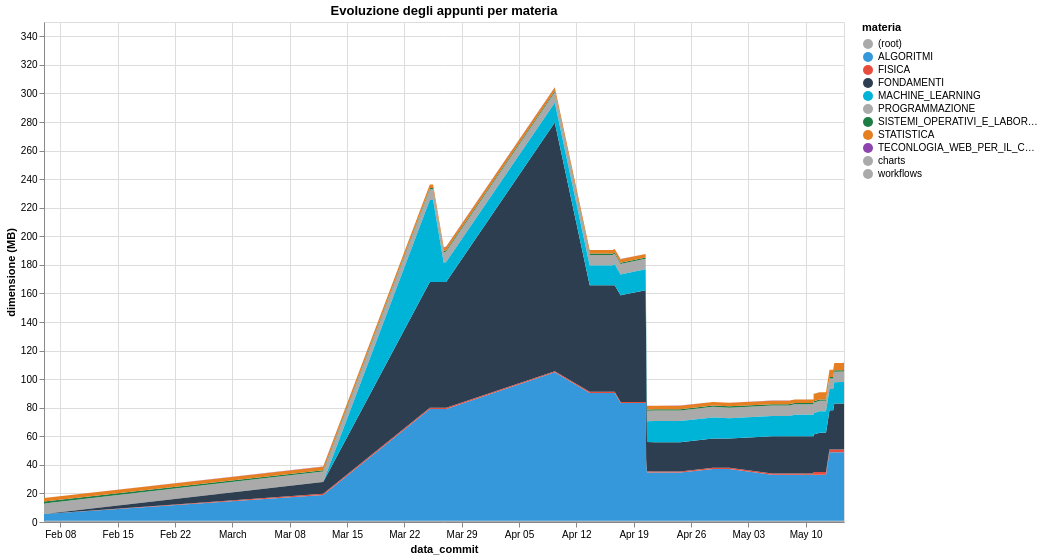

The Vega-Lite source for this figure:
### Vega-Lite specification from a JSON file in a GitHub repository (floating-point values rounded to 4 significant figures; data arrays with more than 128 entries replaced by an {"elided": "..."} marker saying what was removed)
{"$schema": "https://vega.github.io/schema/vega-lite/v6.1.0.json", "config": {"view": {"continuousHeight": 300, "continuousWidth": 300}}, "data": {"name": "data-4505077bd0e53ca791675dd83d223149"}, "datasets": {"data-4505077bd0e53ca791675dd83d223149": {"elided": "389 records"}}, "encoding": {"color": {"field": "period", "scale": {"domain": ["(root)", "ALGORITMI", "FISICA", "FONDAMENTI", "MACHINE_LEARNING", "PROGRAMMAZIONE", "SISTEMI_OPERATIVI_E_LABORATORIO", "STATISTICA", "TECONLOGIA_WEB_PER_IL_CLOUD", "charts", "workflows"], "range": ["#aaaaaa", "#3498db", "#e74c3c", "#2c3e50", "#00b4d8", "#aaaaaa", "#1e7d45", "#e67e22", "#8e44ad", "#aaaaaa", "#aaaaaa"]}, "title": "materia", "type": "ordinal"}, "order": {"field": "period", "sort": "ascending", "type": "ordinal"}, "tooltip": [{"field": "commit_date", "title": "data_commit", "type": "temporal"}, {"field": "period", "title": "materia", "type": "ordinal"}, {"field": "line_count", "title": "dimensione (MB)", "type": "quantitative"}], "x": {"field": "commit_date", "title": "data_commit", "type": "temporal"}, "y": {"field": "line_count", "title": "dimensione (MB)", "type": "quantitative"}}, "height": 500, "mark": {"type": "area"}, "title": "Evoluzione degli appunti per materia", "usermeta": {"embedOptions": {}}, "width": 800}
